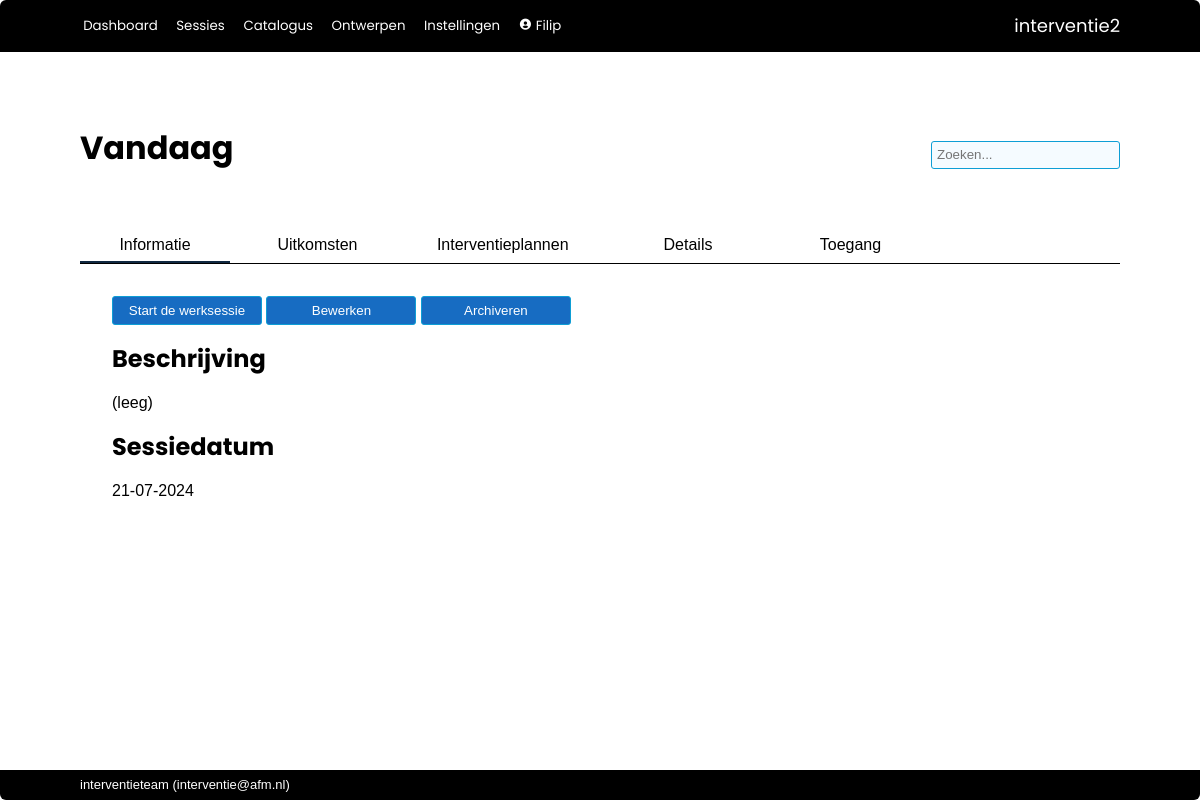
The app's page /worksession/2 (signed in), older data.
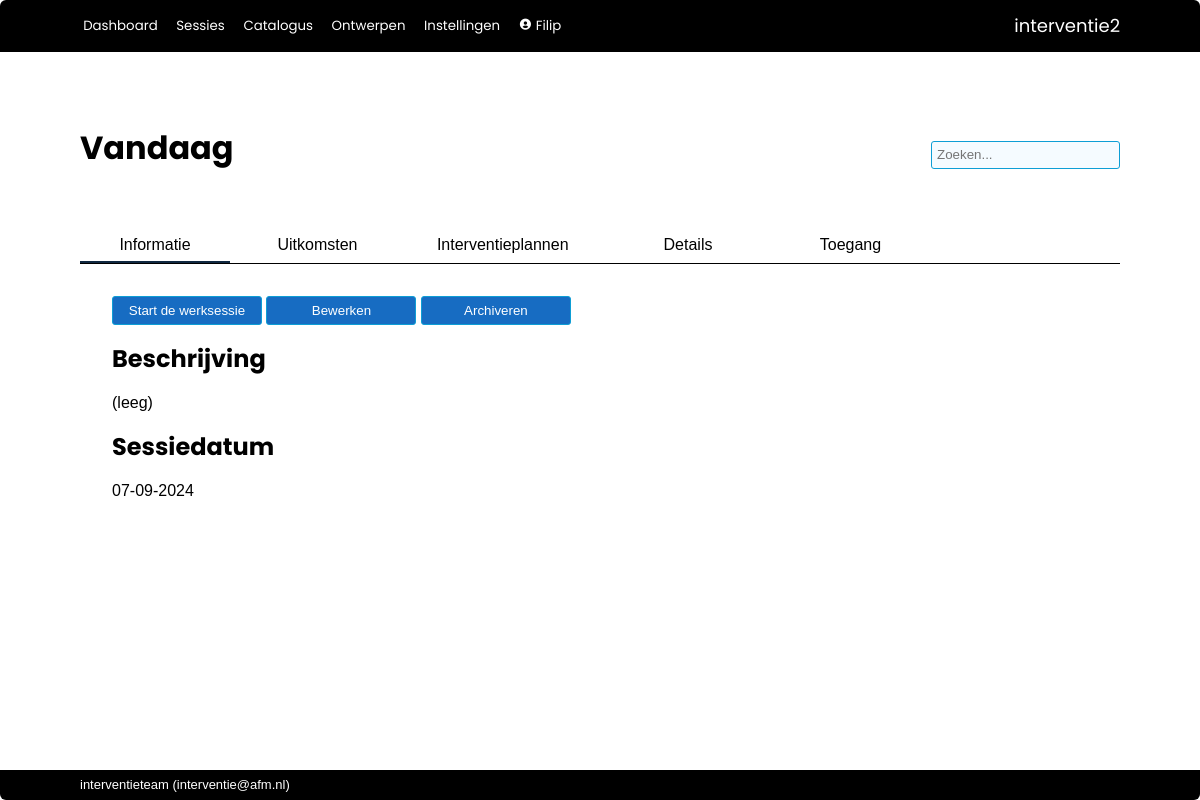
The same page, newer data.
### interventie2/models.py (models this page shows, shortened)
class Worksession(db.Model):
    __tablename__ = 'worksessions'
    id            = db.Column(db.Integer, primary_key=True)
    name          = db.Column(db.String(100), nullable=False)
    date_modified = db.Column(db.DateTime(timezone=True), server_default=func.now())
    parent_id     = db.Column(db.Integer, db.ForeignKey('worksessions.id'))
    child_description = db.Column(db.String(2000), nullable=False, default="")
    participants  = db.Column(db.String(500), nullable=False, default="")
    date          = db.Column(db.DateTime(timezone=True))
    project_number= db.Column(db.String(100))
    description   = db.Column(db.String(2000), nullable=False, default="")
    effect        = db.Column(db.String(2000), nullable=False, default="")
    link_to_page  = db.Column(db.String(1000), nullable=False, default="")
    show_instruments = db.Column(db.Boolean, default=True)
    mark_top_instruments = db.Column(db.Integer, nullable=False, default=1)
    show_rest_instruments = db.Column(db.Boolean, default=False)
    show_tags     = db.Column(db.Boolean, default=True)
    presenter_mode_zoom = db.Column(db.Numeric(3,2), nullable=False, default=1.25)
    presenter_mode_color_title = db.Column(db.String(7))
    presenter_mode_text_color_title = db.Column(db.String(7))
    presenter_mode_color_nav = db.Column(db.String(7))
    presenter_mode_text_color = db.Column(db.String(7))
    presenter_mode_text_color_nav = db.Column(db.String(7))
    presenter_mode_color_coll = db.Column(db.String(7))
    presenter_mode_text_color_coll = db.Column(db.String(7))
    presenter_mode_color_highlight = db.Column(db.String(7))
    presenter_mode_text_color_highlight = db.Column(db.String(7))
    presenter_mode_text_color_heading = db.Column(db.String(7))
    presenter_mode_background_color1 = db.Column(db.String(7))
    presenter_mode_background_color2 = db.Column(db.String(7))
    archived      = db.Column(db.Boolean, default=False)
    question_set_id = db.Column(db.Integer, db.ForeignKey('question_sets.id'))
    process_id    = db.Column(db.Integer, db.ForeignKey('processes.id'), nullable=False, default=1)
    enable_voting = db.Column(db.Boolean, default=False)
    voting_key    = db.Column(db.String(6), nullable=False, default=generate_secret_key(6))
    creator_id    = db.Column(db.Integer, db.ForeignKey('users.id'))
    secret_key    = db.Column(db.String(20), nullable=False, default=generate_secret_key())
    parent = relationship('Worksession', remote_side=[id], backref='children')
    creator = relationship('User', back_populates='worksession')
    allowed_users = relationship('User', secondary='worksession_access', back_populates='allowed_worksessions')
    answers = relationship('Answer', back_populates='worksession', cascade='all, delete-orphan')
    votes = relationship('Votes', back_populates='worksession', cascade='all, delete-orphan')
    question_set = relationship('QuestionSet')
    process = relationship('Process')
    plan = relationship('Plan', back_populates='worksession', cascade='all, delete-orphan')
    def completion(self, perc=True):
        given_answers = 0
        for a in self.answers:
            if a.completed():
                given_answers += 1
        if perc:
            return (given_answers/self.question_set.size())*100
        else:
            return given_answers
    def is_option_selected(self, option):
        for answer in self.answers:
            for selection in answer.selection:
                if option == selection.option:
                    return True
        return False

### interventie2/main/routes.py (the view)
@main.route('/worksession/<int:worksession_id>', methods=['GET', 'POST'])
@login_required
def show_worksession(worksession_id):
	if not current_user.role.see_all_worksessions and current_user not in Worksession.query.get(worksession_id).allowed_users:
		return render_template('error/index.html', title='Onvoldoende rechten', message='Onvoldoende rechten om deze sessie te zien.')
	worksession = Worksession.query.get(worksession_id)
	advisor = Advisor(worksession=worksession, instruments=Instrument.query.all())
	to_be_hashed = f'{date.today()}{worksession.secret_key}'
	invitation_string = hashlib.sha1(to_be_hashed.encode('utf-8')).hexdigest()
	form = EditWorksessionAccessForm()
	form.user.choices = [(user.id, user.name) for user in User.query.order_by(User.name)]
	if form.validate_on_submit():
		for user_id in form.user.data:
			worksession.allowed_users.append(User.query.get(user_id))
		db.session.commit()
	elif request.method == "GET":
		pass
	return render_template('main/worksession.html',
						worksession=worksession,
						advisor=advisor,
						form=form,
						invitation_string=invitation_string)

### interventie2/forms.py
class EditWorksessionAccessForm(FlaskForm):
    user               = SelectMultipleField('Gebruiker', coerce=int)
    submit             = SubmitField('Toevoegen')

### interventie2/classes.py (called while the page is built)
    def add_worksession(self, worksession):
        self.add_forbidden_tag(worksession.question_set.forbidden_tags)
        self.add_mandatory_tag(worksession.question_set.mandatory_tags)
        self.add_questionnaire(worksession)

    def add_instrument(self, instrument):
        if len(instrument) == 1: instrument = [instrument]
        self.all_instruments.extend(instrument)

    def add_questionnaire(self, worksession):
        for question in worksession.question_set.questions:
            answer = Answer.query.filter_by(worksession=worksession, question=question).first()
            question_with_answers = QuestionWithAnswers(question, answer)
            self.questionnaire.append(question_with_answers)

    def add_forbidden_tag(self, forbidden_tag):
        self.forbidden_tags.extend(forbidden_tag)

    def add_mandatory_tag(self, mandatory_tag):
        self.mandatory_tags.extend(mandatory_tag)

    def get_active_tags(self):
        self.update()
        return self.active_tags

### interventie2/main/templates/main/worksession.html (shortened to what this page needs)
{% extends 'base.html' %}
{% block page_title %}
{{ worksession.name }} {% if worksession.project_number != "" %}({{ worksession.project_number }}){% endif %}
{% endblock %}
{% block tabs %}
<div class="tab_bar">
    <button class="tablinks" onclick="switch_tab(event, 'ws_main')" id="defaultOpen">Informatie</button>
    <button class="tablinks" onclick="switch_tab(event, 'ws_summary')">Uitkomsten</button>
    <button class="tablinks" onclick="switch_tab(event, 'ws_plans')">Interventieplannen</button>
    <button class="tablinks" onclick="switch_tab(event, 'ws_details')">Details</button>
    <button class="tablinks" onclick="switch_tab(event, 'ws_settings')">Toegang</button>
</div>
{% endblock %}
{% block body %}
<div id="ws_main" class="tabcontent text_area">
        <a href="{{ url_for('main.case', worksession_id=worksession.id) }}"><button type="button">Start de werksessie</button></a>
        <a href="{{ url_for('main.edit_worksession', worksession_id=worksession.id) }}"><button type="button">Bewerken</button></a>
        {% if not worksession.archived %}
            <a href="{{ url_for('main.archive_worksession', worksession_id=worksession.id) }}"><button type="button">Archiveren</button></a>
        {% endif %}
    <h1>Beschrijving</h1>
    {% if worksession.description | length == 0 %}
        (leeg)
    {% endif %}
    <h1>Sessiedatum</h1>
    {{ worksession.date.strftime('%d-%m-%Y') }}
</div>
{% endblock %}

Row changes from the older to the newer data that the page shows:
changed Worksession "Vandaag": date "21-07-2024" → "07-09-2024"
